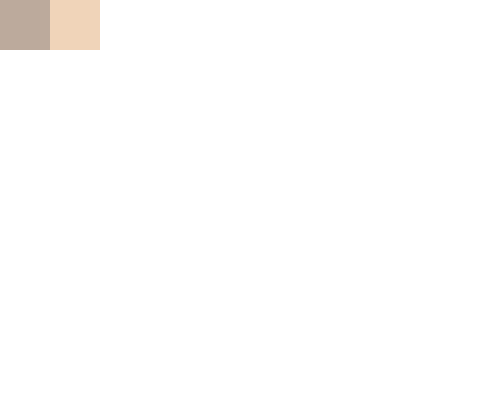
Frame 1 (no input)
Frame 60 (the mouse pressed at the canvas centre just before this capture): identical to frame 1, image omitted
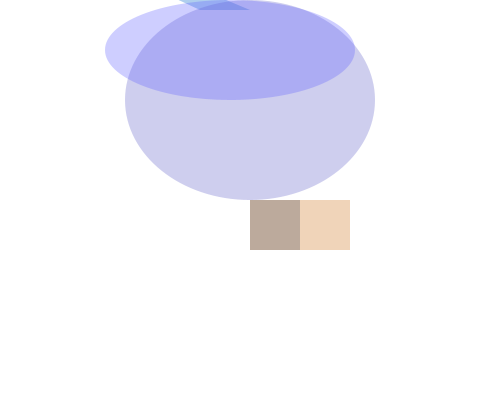
Frame 120 (the mouse held since frame 60 and released just before this capture)

The Processing sketch that drew these frames (run headless with seeded random() and noise(); from frame 60 on, the mouse is pressed at the canvas centre):

// Processing sketch: processing_99832
// ── processing_99832.pde

void setup(){
  size(500,400);
  background(255);
}
void draw(){
  background(255);
  strokeWeight(20);
  stroke(0);
  strokeWeight(0);
  stroke(255,0,0);
  
  noStroke();
  fill(200,100,0,70);
  rect(mouseX,mouseY,100,50);
  fill(50,60,80,70);
  rect(mouseX,mouseY,50,50);
  noStroke();
  fill(0,100,200,80);
  triangle(mouseY,10,mouseX,10,-mouseX,-mouseY);
   fill(100,100,200,80);
  ellipse(mouseY+50,100,-mouseX,200);
   fill(100,100,300,80);
  ellipse(mouseY+30,50,mouseX,100);
  
  
  
}
